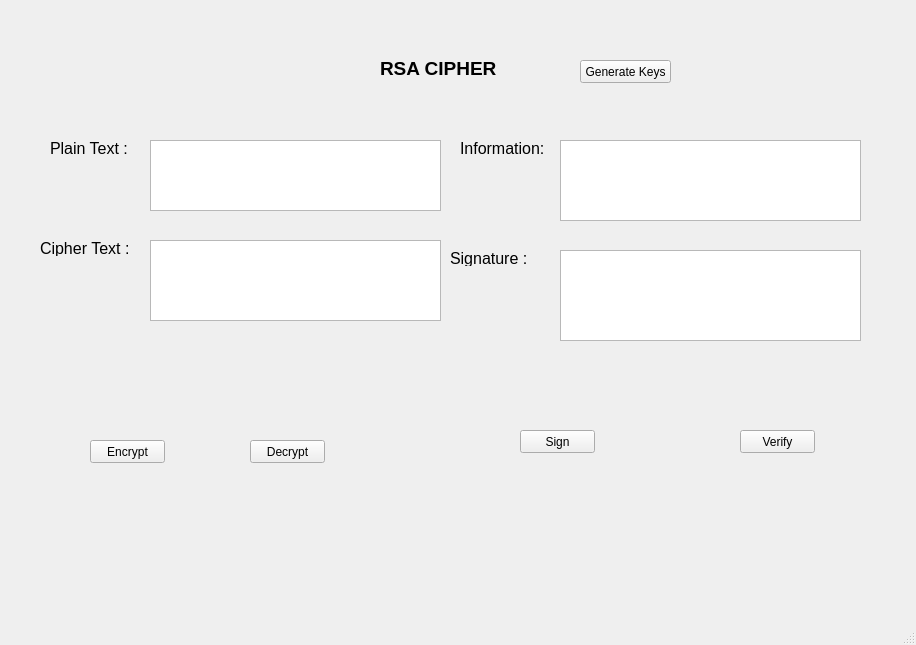
<?xml version="1.0" encoding="UTF-8"?>
<ui version="4.0">
 <class>MainWindow</class>
 <widget class="QMainWindow" name="MainWindow">
  <property name="geometry">
   <rect>
    <x>0</x>
    <y>0</y>
    <width>916</width>
    <height>645</height>
   </rect>
  </property>
  <property name="windowTitle">
   <string>MainWindow</string>
  </property>
  <widget class="QWidget" name="centralwidget">
   <widget class="QLabel" name="label">
    <property name="geometry">
     <rect>
      <x>380</x>
      <y>60</y>
      <width>121</width>
      <height>16</height>
     </rect>
    </property>
    <property name="minimumSize">
     <size>
      <width>121</width>
      <height>16</height>
     </size>
    </property>
    <property name="maximumSize">
     <size>
      <width>121</width>
      <height>16</height>
     </size>
    </property>
    <property name="font">
     <font>
      <pointsize>14</pointsize>
      <weight>75</weight>
      <bold>true</bold>
     </font>
    </property>
    <property name="text">
     <string>RSA CIPHER</string>
    </property>
   </widget>
   <widget class="QLabel" name="label_2">
    <property name="geometry">
     <rect>
      <x>50</x>
      <y>140</y>
      <width>91</width>
      <height>16</height>
     </rect>
    </property>
    <property name="font">
     <font>
      <pointsize>12</pointsize>
     </font>
    </property>
    <property name="text">
     <string>Plain Text :</string>
    </property>
   </widget>
   <widget class="QLabel" name="label_3">
    <property name="geometry">
     <rect>
      <x>40</x>
      <y>240</y>
      <width>91</width>
      <height>16</height>
     </rect>
    </property>
    <property name="font">
     <font>
      <pointsize>12</pointsize>
     </font>
    </property>
    <property name="text">
     <string>Cipher Text :</string>
    </property>
   </widget>
   <widget class="QLabel" name="label_4">
    <property name="geometry">
     <rect>
      <x>460</x>
      <y>140</y>
      <width>101</width>
      <height>16</height>
     </rect>
    </property>
    <property name="font">
     <font>
      <pointsize>12</pointsize>
     </font>
    </property>
    <property name="text">
     <string>Information:</string>
    </property>
   </widget>
   <widget class="QPushButton" name="btn_encrypt">
    <property name="geometry">
     <rect>
      <x>90</x>
      <y>440</y>
      <width>75</width>
      <height>23</height>
     </rect>
    </property>
    <property name="text">
     <string>Encrypt</string>
    </property>
   </widget>
   <widget class="QPushButton" name="btn_decrypt">
    <property name="geometry">
     <rect>
      <x>250</x>
      <y>440</y>
      <width>75</width>
      <height>23</height>
     </rect>
    </property>
    <property name="text">
     <string>Decrypt</string>
    </property>
   </widget>
   <widget class="QPushButton" name="btn_sig">
    <property name="geometry">
     <rect>
      <x>520</x>
      <y>430</y>
      <width>75</width>
      <height>23</height>
     </rect>
    </property>
    <property name="text">
     <string>Sign</string>
    </property>
   </widget>
   <widget class="QPushButton" name="btn_ve">
    <property name="geometry">
     <rect>
      <x>740</x>
      <y>430</y>
      <width>75</width>
      <height>23</height>
     </rect>
    </property>
    <property name="text">
     <string>Verify</string>
    </property>
   </widget>
   <widget class="QLabel" name="label_5">
    <property name="geometry">
     <rect>
      <x>450</x>
      <y>250</y>
      <width>81</width>
      <height>16</height>
     </rect>
    </property>
    <property name="font">
     <font>
      <pointsize>12</pointsize>
     </font>
    </property>
    <property name="text">
     <string>Signature :</string>
    </property>
   </widget>
   <widget class="QPushButton" name="btn_gen">
    <property name="geometry">
     <rect>
      <x>580</x>
      <y>60</y>
      <width>91</width>
      <height>23</height>
     </rect>
    </property>
    <property name="text">
     <string>Generate Keys</string>
    </property>
   </widget>
   <widget class="QTextEdit" name="textEdit">
    <property name="geometry">
     <rect>
      <x>150</x>
      <y>140</y>
      <width>291</width>
      <height>71</height>
     </rect>
    </property>
   </widget>
   <widget class="QTextEdit" name="textEdit_2">
    <property name="geometry">
     <rect>
      <x>150</x>
      <y>240</y>
      <width>291</width>
      <height>81</height>
     </rect>
    </property>
   </widget>
   <widget class="QTextEdit" name="textEdit_3">
    <property name="geometry">
     <rect>
      <x>560</x>
      <y>140</y>
      <width>301</width>
      <height>81</height>
     </rect>
    </property>
   </widget>
   <widget class="QTextEdit" name="textEdit_4">
    <property name="geometry">
     <rect>
      <x>560</x>
      <y>250</y>
      <width>301</width>
      <height>91</height>
     </rect>
    </property>
   </widget>
  </widget>
  <widget class="QMenuBar" name="menubar">
   <property name="geometry">
    <rect>
     <x>0</x>
     <y>0</y>
     <width>916</width>
     <height>26</height>
    </rect>
   </property>
  </widget>
  <widget class="QStatusBar" name="statusbar"/>
 </widget>
 <resources/>
 <connections/>
</ui>
